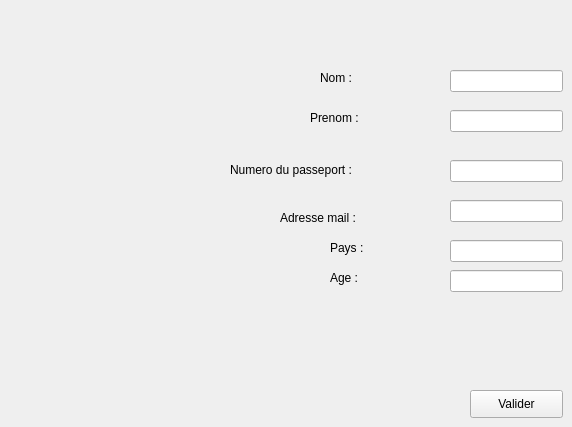
        <widget class="QWidget" name="tab2">
         <attribute name="title">
          <string>Ajouter</string>
         </attribute>
         <widget class="QLabel" name="label_4">
          <property name="geometry">
           <rect>
            <x>280</x>
            <y>210</y>
            <width>101</width>
            <height>16</height>
           </rect>
          </property>
          <property name="text">
           <string>Adresse mail :</string>
          </property>
         </widget>
         <widget class="QLineEdit" name="ajoutpaysclient">
          <property name="geometry">
           <rect>
            <x>450</x>
            <y>240</y>
            <width>113</width>
            <height>22</height>
           </rect>
          </property>
         </widget>
         <widget class="QPushButton" name="pushButton_ajouterclient">
          <property name="geometry">
           <rect>
            <x>470</x>
            <y>390</y>
            <width>93</width>
            <height>28</height>
           </rect>
          </property>
          <property name="text">
           <string>Valider</string>
          </property>
         </widget>
         <widget class="QLabel" name="label_3">
          <property name="geometry">
           <rect>
            <x>230</x>
            <y>160</y>
            <width>141</width>
            <height>20</height>
           </rect>
          </property>
          <property name="text">
           <string>Numero du passeport :</string>
          </property>
         </widget>
         <widget class="QLabel" name="label_7">
          <property name="geometry">
           <rect>
            <x>330</x>
            <y>270</y>
            <width>55</width>
            <height>16</height>
           </rect>
          </property>
          <property name="text">
           <string>Age :</string>
          </property>
         </widget>
         <widget class="QLineEdit" name="ajoutprenomclient">
          <property name="geometry">
           <rect>
            <x>450</x>
            <y>110</y>
            <width>113</width>
            <height>22</height>
           </rect>
          </property>
         </widget>
         <widget class="QLineEdit" name="ajoutmailclient">
          <property name="geometry">
           <rect>
            <x>450</x>
            <y>200</y>
            <width>113</width>
            <height>22</height>
           </rect>
          </property>
         </widget>
         <widget class="QLabel" name="label_6">
          <property name="geometry">
           <rect>
            <x>330</x>
            <y>240</y>
            <width>55</width>
            <height>16</height>
           </rect>
          </property>
          <property name="text">
           <string>Pays :</string>
          </property>
         </widget>
         <widget class="QLineEdit" name="ajoutnomclient">
          <property name="geometry">
           <rect>
            <x>450</x>
            <y>70</y>
            <width>113</width>
            <height>22</height>
           </rect>
          </property>
         </widget>
         <widget class="QLineEdit" name="ajoutnpclient">
          <property name="geometry">
           <rect>
            <x>450</x>
            <y>160</y>
            <width>113</width>
            <height>22</height>
           </rect>
          </property>
         </widget>
         <widget class="QLabel" name="label">
          <property name="geometry">
           <rect>
            <x>320</x>
            <y>70</y>
            <width>55</width>
            <height>16</height>
           </rect>
          </property>
          <property name="text">
           <string>Nom :</string>
          </property>
         </widget>
         <widget class="QLineEdit" name="ajoutageclient">
          <property name="geometry">
           <rect>
            <x>450</x>
            <y>270</y>
            <width>113</width>
            <height>22</height>
           </rect>
          </property>
         </widget>
         <widget class="QLabel" name="label_2">
          <property name="geometry">
           <rect>
            <x>310</x>
            <y>110</y>
            <width>55</width>
            <height>16</height>
           </rect>
          </property>
          <property name="text">
           <string>Prenom :</string>
          </property>
         </widget>
        </widget>
